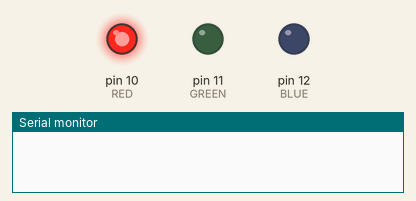
A sketch run on a simulated Arduino Uno, built with avr-gcc and run on an emulated ATmega328P. On the bench: output pins drawn as LEDs (lit = HIGH), the last lines printed to the serial monitor.

Above: at 0.1 s.
At 0.7 s:
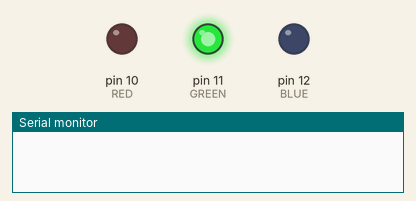
At 1.3 s:
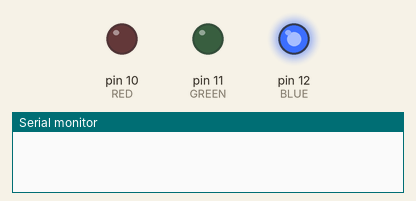
At 2.9 s:
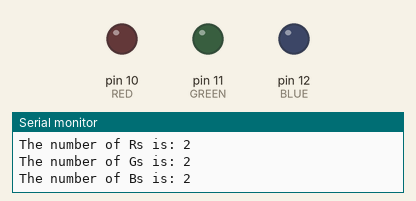
Timing chart, 0 to 4.4 s (numbered marks = the images above):
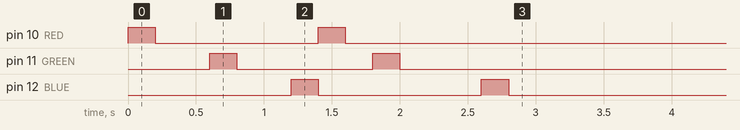

The sketch:

problem4lab1.ino
```cpp
/**
 * @file problem4lab1.ino
 * @brief Reads an array of characters. If, during the scan, the program detects an R, G, or B, it turns
 * on a red, green, or blue light, respectively
 */

#define RED 10
#define GREEN 11
#define BLUE 12

/// Test array with 10 elements
char testArray[10] = {'R','Z','G','D','B','R','G','K','L','B'};

void setup() {
  /// Initializes serial monitor at 9600 baud.
  Serial.begin(9600);
  /// Gets array size
  int arraySize = sizeof(testArray) / sizeof(char);
  /// Initializes the counters
  int redCounter = 0;
  int greenCounter = 0;
  int blueCounter = 0;
  /// Initializes certain digital IO ports as outputs to turn on LED.
  pinMode(RED, OUTPUT);
  pinMode(GREEN, OUTPUT);
  pinMode(BLUE, OUTPUT);
  /// Loop that searches through the array.
  for (int i = 0; i < arraySize; i++){
    /// Condition to turn red LED on
    if (testArray[i] == 'R'){
      digitalWrite(RED, HIGH);
      delay(200);
      digitalWrite(RED, LOW);
      redCounter++;
    }
    /// Condition to turn green LED on
    if (testArray[i] == 'G'){
      digitalWrite(GREEN, HIGH);
      delay(200);
      digitalWrite(GREEN, LOW);
      greenCounter++;
    }
    /// Condition to turn blue LED on
    if (testArray[i] == 'B'){
      digitalWrite(BLUE, HIGH);
      delay(200);
      digitalWrite(BLUE, LOW);
      blueCounter++;
    } else {
      /// Delay so that each letter takes the same amount of time to be scanned.
      delay(200);
    }

  }
  /// Prints results to serial monitor
  Serial.print("The number of Rs is: ");
  Serial.println(redCounter);
  Serial.print("The number of Gs is: ");
  Serial.println(greenCounter);
  Serial.print("The number of Bs is: ");
  Serial.println(blueCounter);


}

void loop() {
  // put your main code here, to run repeatedly:

}
```
